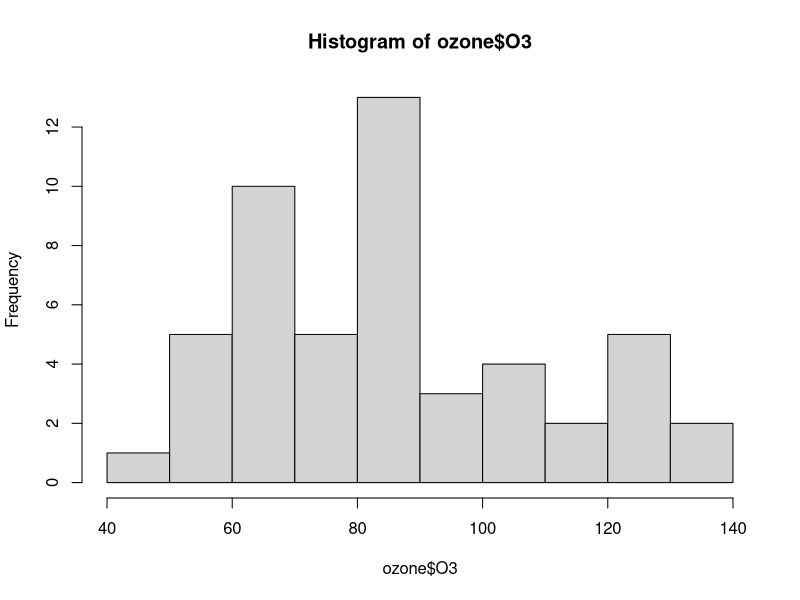
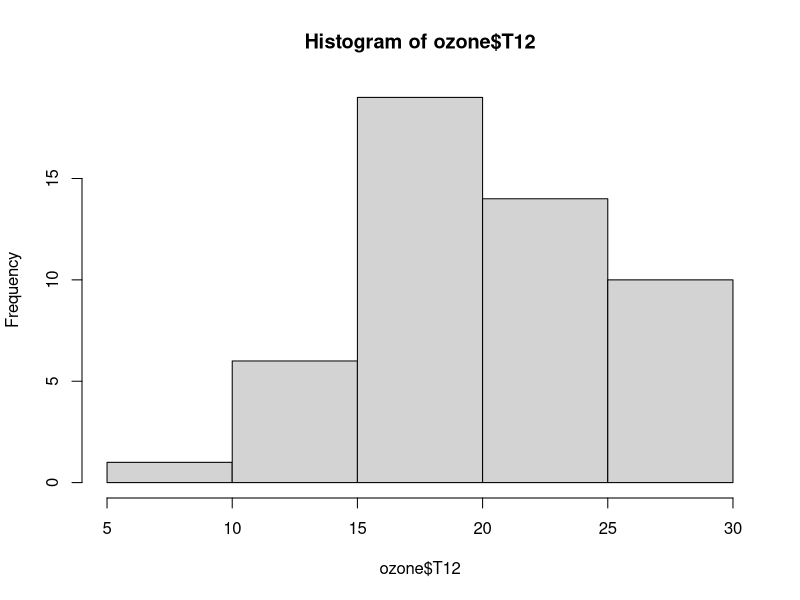
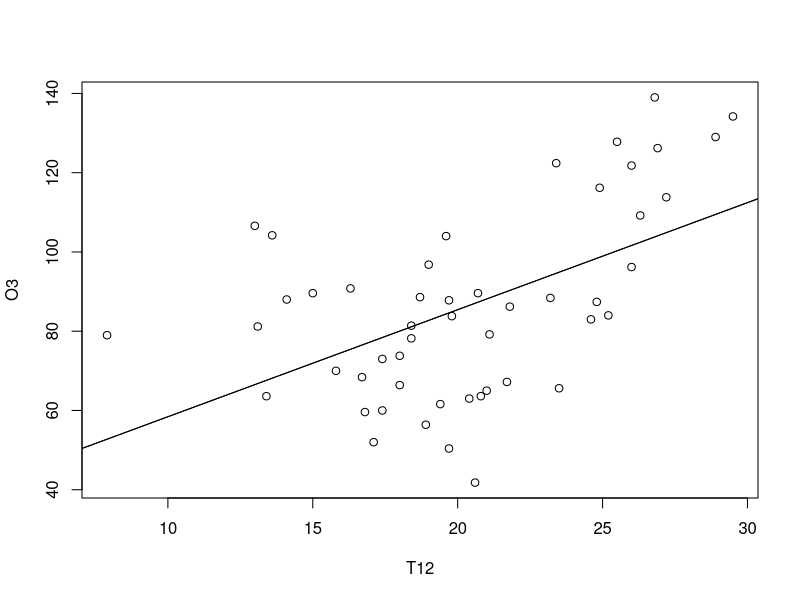
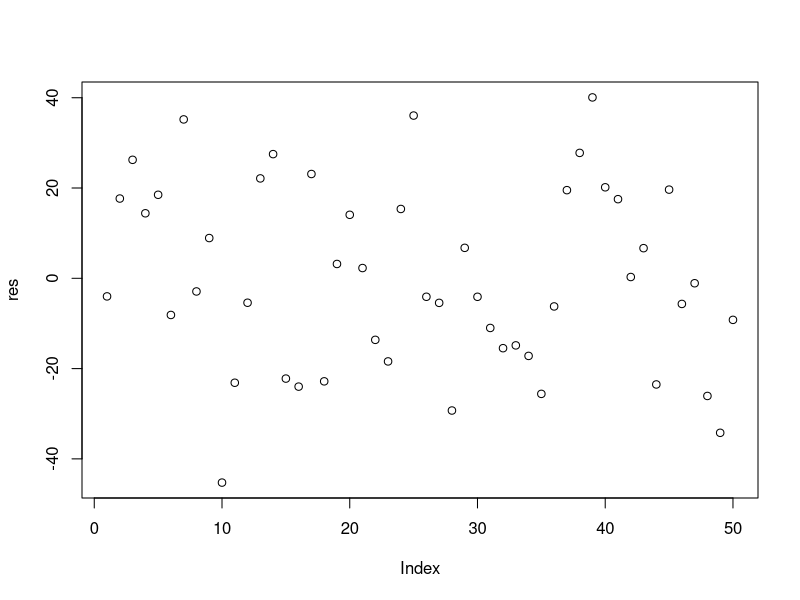
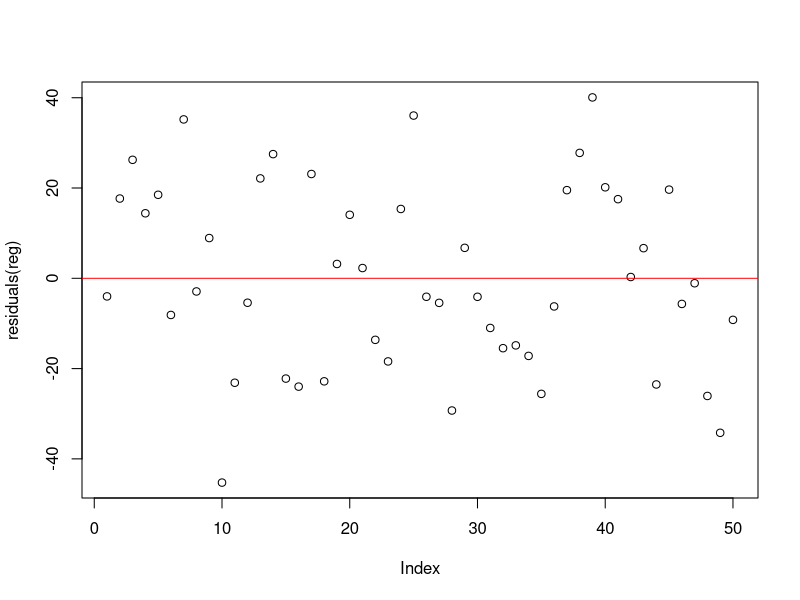
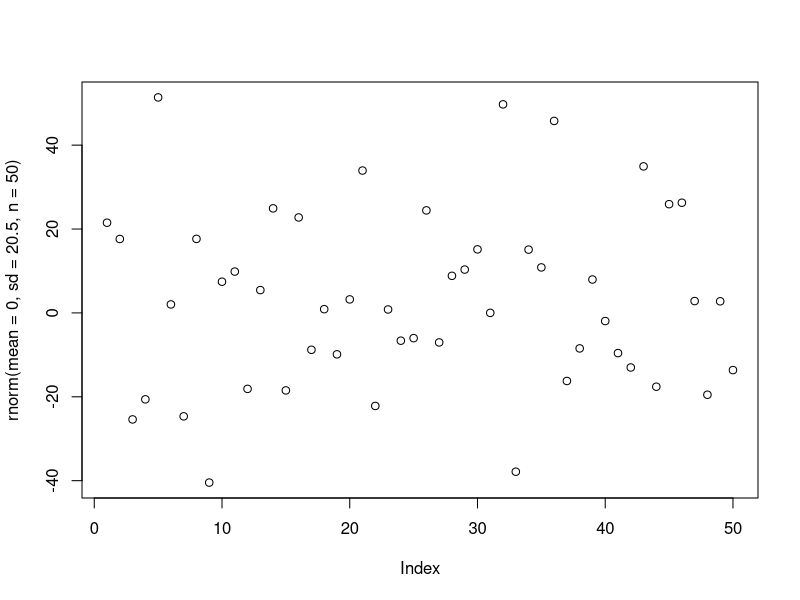
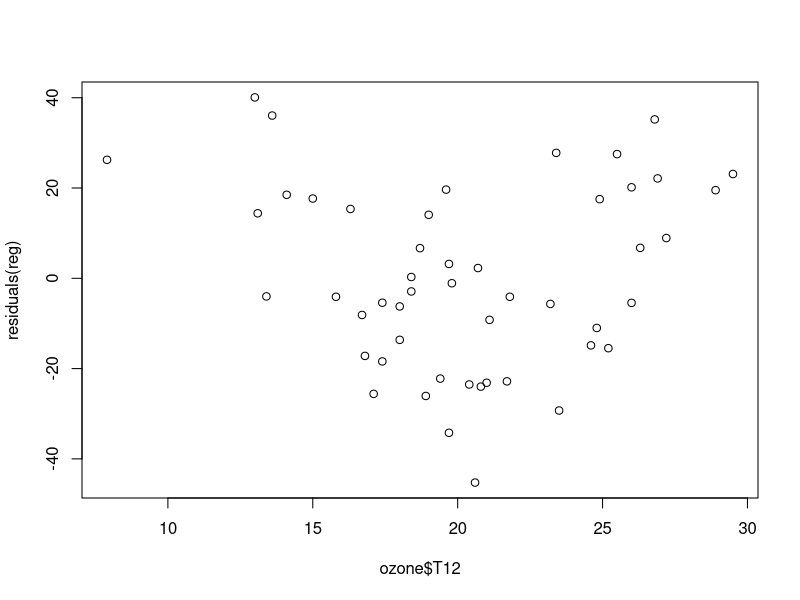
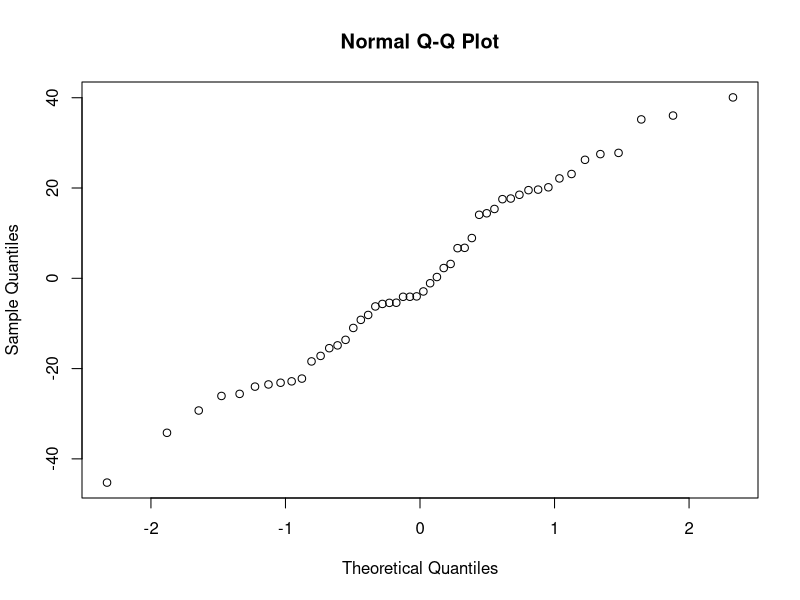

R code for these plots, in order:
# PARTIE 1: Analyse descriptive
###############################################################################

## Question 1: Importation des données
# Set working directory so that R looks at the right place for data file
setwd("~/Work/Teaching/M1BIBS/2023-2024/TPS/TP1")
# Load Ozone data
ozone <- read.table(file="ozone_simple.txt",sep=";",header=TRUE,dec=".")
n <- nrow(ozone)

## Question 2: Moyenne, mediane, variance
summary(ozone) # Quick way, but do not include variance
var(ozone$O3)  # variance of O3
var(ozone$T12) # variance of T12

# In case we don't want to use summary()
# I do only O3.
mean(ozone$O3)
median(ozone$O3)

## Question 3: Histogrammes
hist(ozone$O3)
hist(ozone$T12)

## Question 4: Nuage de points
plot(ozone$T12,ozone$O3,xlab="T12",ylab="O3")


## PARTIE 2: MOINDRES CARRES
###############################################################################

# Question 5:
# We model O3(i) = beta1 + beta2*T12(i) + eps_i

# Question 6a: Régression linéaire (calculs à la main)
hatbeta2 <- cov(ozone$O3,ozone$T12)/var(ozone$T12)
hatbeta1 <- mean(ozone$O3) - mean(ozone$T12)*hatbeta2
hatsigma <- sqrt(sum((ozone$O3-hatbeta1-hatbeta2*ozone$T12)^2)/(n-2))
abline(hatbeta1, hatbeta2) # Facultatif

var(ozone$T12)
sum((ozone$T12 - mean(ozone$T12))^2)/(n-1)

# Question 6b: Régression linéaire utilisant lm
reg <- lm(O3~T12,data=ozone)
summary(reg)

# Question 7: Tracer la droite de régression
# Exploite le polymorphisme
abline(reg)

# Question 8: Graph des résidus (à la main)
res <- ozone$O3-hatbeta1-hatbeta2*ozone$T12
plot(res)

# Question 8: Graph des résidus (pas à la main)
plot(residuals(reg))
abline(a=0,b=0,col="red") ## materialise la valeur 0

# On rappelle que les résidus sont une "estimation" du bruit
# et que donc si le modèle est correct, le graph des résidus doit
# ressembler à du "bruit"
#
# voici à quoi un "bruit" eps_1,...,eps_n réel ressemble quand on le trace
# tracé en fonction de l'indice de l'observation:
# (on peut executer la commande plusieurs fois pour obtenir
# plusieurs exemples, c'est aléatoire!)
plot(rnorm(mean=0,sd=20.5,n=50))


# Il est aprfois intéressant de tracer en fonction d'autre chose
# que l'indice de l'observation. Par exemple, on peut tracer en fonction
# de la covariable T12 pour vérifier l'hypothèse d'homoscedasticité:
# si l'hypothèse est vraie, le bruit ne dépend pas de T12, et cela devrait
# se voir sur les résidus.

# on trace les résidus en fonction de T12: on constatera qu'il y a une tendance
# et que donc les résidus semblent dépendre de T12. Cela peut arriver
# soit car le bruit est heteroscedastique, ou bien que le modèle est
# incomplet (il manque des variables explicatives), ou bien la relation
# entre O3 et T12 n'est pas exactement linéaire (ou bien tout ça à la fois, ce qui
# est le cas ici...)
plot(ozone$T12,residuals(reg))

# Quelques diagnostiques pour vérifier la normalité des résidus
qqnorm(residuals(reg)) # Facultatif
hist(res)

# On ira plus loin dans l'analyse des résidus lors des cours suivants!

## PARTIE 3: Questions subsidiaires
###############################################################################

# Question 9: Transformation de T12 pour meilleur explication
# CF TP3

# Question 10: 